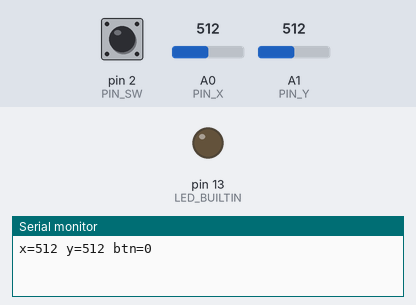
Bench run of a sketch on a simulated Arduino Nano, built with avr-gcc and run on an emulated ATmega328P. Shown: output pins drawn as LEDs (lit = HIGH), the last lines printed to the serial monitor. The test bench sets the inputs (shaded band); at power-on: pin 2 (PIN_SW) HIGH, A0 (PIN_X) = 512, A1 (PIN_Y) = 512.

Above: at 1.2 s.
1.3 s: pin 2 (PIN_SW) pulled LOW for 0.15 s
At 1.38 s:
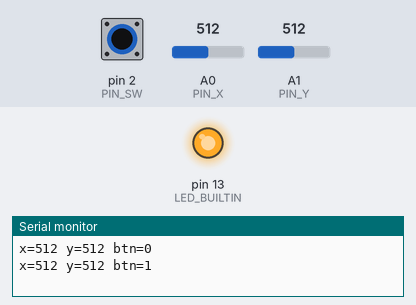
2.9 s: pin 2 (PIN_SW) pulled LOW for 3.2 s
At 6.8 s:
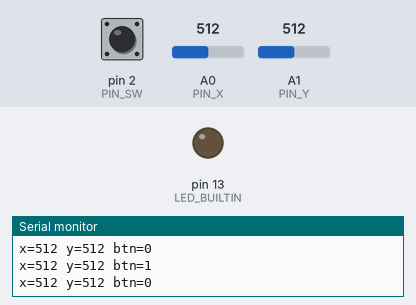
Timing chart, 0 to 8.3 s (numbered marks = the images above; inputs shaded):
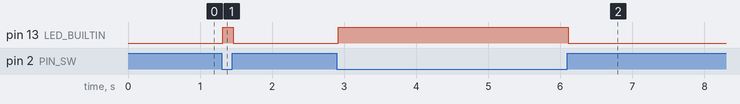

Measured:
- after the input at 1.3 s, pin 13 (LED_BUILTIN): LOW → HIGH at once, → LOW 0.14 s later
- after the input at 2.9 s, pin 13 (LED_BUILTIN): LOW → HIGH at once, → LOW 3.2 s later

The sketch:

joystick.ino
```cpp
const int PIN_X = A0;
const int PIN_Y = A1;
const int PIN_SW = 2;

int lastX = -100;
int lastY = -100;
int lastBtn = -1;

void setup() {
  pinMode(PIN_SW, INPUT_PULLUP);
  pinMode(LED_BUILTIN, OUTPUT);
  Serial.begin(115200);
}

void loop() {
  int x = analogRead(PIN_X);
  int y = analogRead(PIN_Y);
  int btn = digitalRead(PIN_SW) == LOW ? 1 : 0;
  digitalWrite(LED_BUILTIN, btn ? HIGH : LOW);
  if (abs(x - lastX) >= 4 || abs(y - lastY) >= 4 || btn != lastBtn) {
    Serial.print("x=");
    Serial.print(x);
    Serial.print(" y=");
    Serial.print(y);
    Serial.print(" btn=");
    Serial.println(btn);
    lastX = x;
    lastY = y;
    lastBtn = btn;
  }
  delay(20);
}
```
